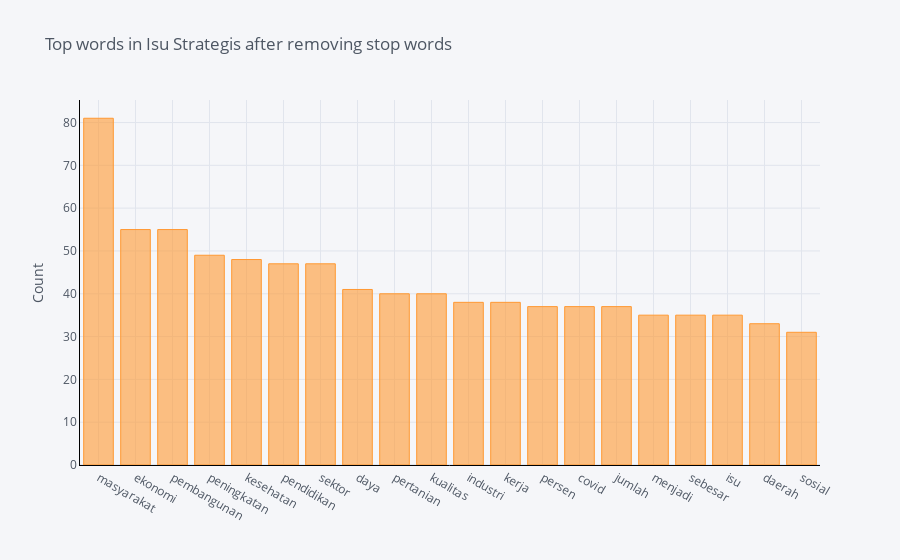

The code cell stored with this chart in its notebook:
### Code cell
df211.groupby('Isu Strategis').sum()['count'].sort_values(ascending=False).iplot(
    kind='bar', yTitle='Count', linecolor='black', title='Top words in Isu Strategis after removing stop words')

### Figure 1 — Plotly figure (JSON) as saved in the notebook; plotly's stock layout.template omitted (floating-point values rounded to 4 significant figures)
{"data": [{"marker": {"color": "rgba(255, 153, 51, 0.6)", "line": {"color": "rgba(255, 153, 51, 1.0)", "width": 1}}, "name": "count", "orientation": "v", "text": "", "type": "bar", "x": ["masyarakat", "ekonomi", "pembangunan", "peningkatan", "kesehatan", "pendidikan", "sektor", "daya", "pertanian", "kualitas", "industri", "kerja", "persen", "covid", "jumlah", "menjadi", "sebesar", "isu", "daerah", "sosial"], "y": [81, 55, 55, 49, 48, 47, 47, 41, 40, 40, 38, 38, 37, 37, 37, 35, 35, 35, 33, 31]}], "layout": {"legend": {"bgcolor": "#F5F6F9", "font": {"color": "#4D5663"}}, "paper_bgcolor": "#F5F6F9", "plot_bgcolor": "#F5F6F9", "title": {"font": {"color": "#4D5663"}, "text": "Top words in Isu Strategis after removing stop words"}, "xaxis": {"gridcolor": "#E1E5ED", "linecolor": "black", "showgrid": true, "tickfont": {"color": "#4D5663"}, "title": {"font": {"color": "#4D5663"}, "text": ""}, "zerolinecolor": "#E1E5ED"}, "yaxis": {"gridcolor": "#E1E5ED", "linecolor": "black", "showgrid": true, "tickfont": {"color": "#4D5663"}, "title": {"font": {"color": "#4D5663"}, "text": "Count"}, "zerolinecolor": "#E1E5ED"}}}
